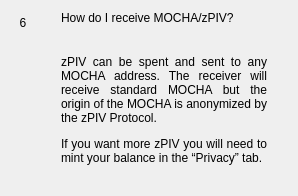
                  <widget class="QWidget" name="widgetFaq6" native="true">
                   <layout class="QHBoxLayout" name="horizontalpage_6" stretch="0,1">
                    <item alignment="Qt::AlignTop">
                     <widget class="QLabel" name="labelNumber6">
                      <property name="minimumSize">
                       <size>
                        <width>24</width>
                        <height>24</height>
                       </size>
                      </property>
                      <property name="maximumSize">
                       <size>
                        <width>16777215</width>
                        <height>24</height>
                       </size>
                      </property>
                      <property name="text">
                       <string>6</string>
                      </property>
                      <property name="alignment">
                       <set>Qt::AlignCenter</set>
                      </property>
                     </widget>
                    </item>
                    <item>
                     <layout class="QVBoxLayout" name="verticalLayoutpage_6">
                      <property name="spacing">
                       <number>0</number>
                      </property>
                      <property name="leftMargin">
                       <number>20</number>
                      </property>
                      <property name="rightMargin">
                       <number>20</number>
                      </property>
                      <item>
                       <widget class="QLabel" name="labelSubtitle6">
                        <property name="text">
                         <string>How do I receive MOCHA/zPIV?</string>
                        </property>
                        <property name="wordWrap">
                         <bool>true</bool>
                        </property>
                       </widget>
                      </item>
                      <item>
                       <spacer name="verticalSpacer_60">
                        <property name="orientation">
                         <enum>Qt::Vertical</enum>
                        </property>
                        <property name="sizeType">
                         <enum>QSizePolicy::Fixed</enum>
                        </property>
                        <property name="sizeHint" stdset="0">
                         <size>
                          <width>20</width>
                          <height>30</height>
                         </size>
                        </property>
                       </spacer>
                      </item>
                      <item>
                       <widget class="QLabel" name="labelContent6">
                        <property name="text">
                         <string>
                           &lt;html&gt;&lt;head/&gt;&lt;body&gt;&lt;p align=&quot;justify&quot;&gt;
                           zPIV can be spent and sent to any MOCHA address. The receiver will
                           receive standard MOCHA but the origin of the MOCHA is anonymized by the zPIV Protocol.
                           &lt;/p&gt;&lt;p align=&quot;justify&quot;&gt;
                           If you want more zPIV you will need to mint your balance in the “Privacy” tab.
                           &lt;/p&gt;&lt;/body&gt;&lt;/html&gt;
                         </string>
                        </property>
                        <property name="alignment">
                         <set>Qt::AlignLeading|Qt::AlignLeft|Qt::AlignTop</set>
                        </property>
                        <property name="wordWrap">
                         <bool>true</bool>
                        </property>
                       </widget>
                      </item>
                      <item>
                       <spacer name="verticalSpacer_61">
                        <property name="orientation">
                         <enum>Qt::Vertical</enum>
                        </property>
                        <property name="sizeHint" stdset="0">
                         <size>
                          <width>20</width>
                          <height>20</height>
                         </size>
                        </property>
                       </spacer>
                      </item>
                     </layout>
                    </item>
                   </layout>
                  </widget>
